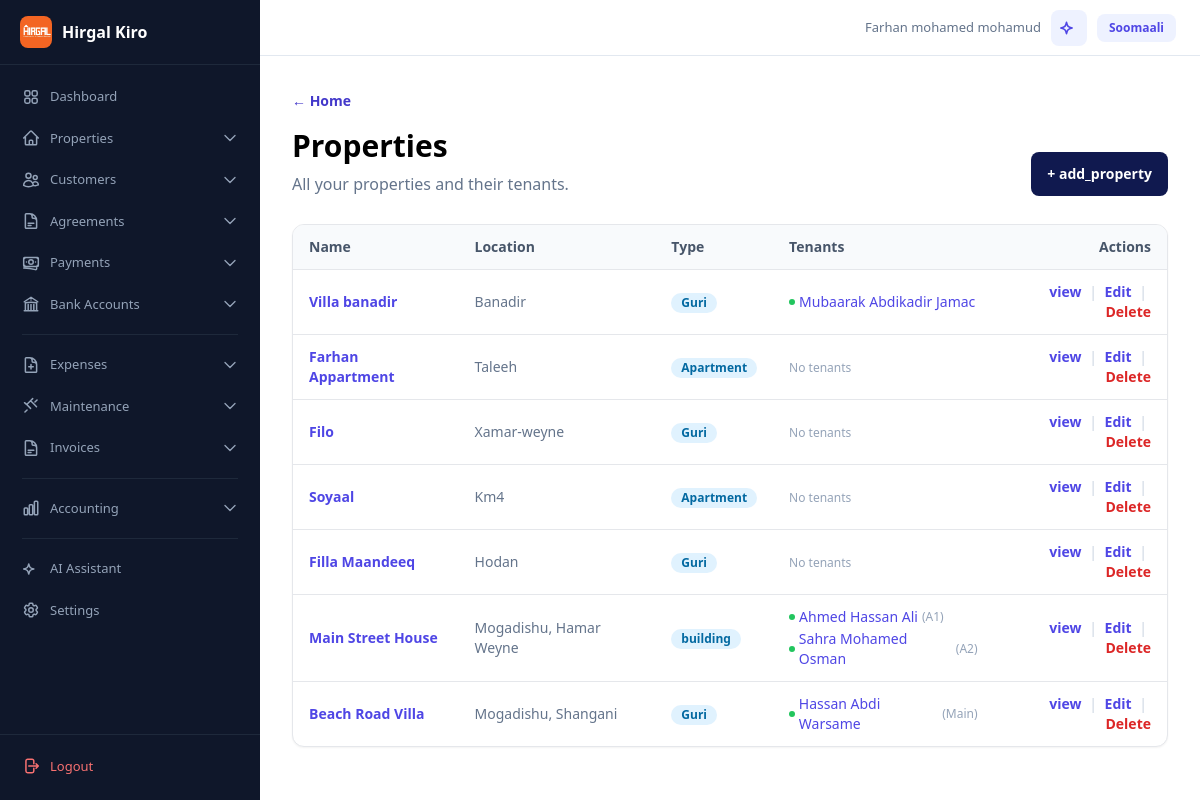
Page /guryaha/ (signed in) on the committed database.
### accounts/models.py (models this page shows, shortened)
class User(AbstractBaseUser, PermissionsMixin):
    username = models.CharField(max_length=50, unique=True)
    phone_number = models.CharField(max_length=20, unique=True)
    full_name = models.CharField("Magaca oo buuxa", max_length=150)
    managed_account = models.ForeignKey(
        "self",
        on_delete=models.SET_NULL,
        null=True,
        blank=True,
        related_name="managed_users",
        verbose_name="Sii gelitaanka akoonka (Managed Account)",
        help_text="Dooro akoonka uu isticmaalahani maamulayo xogtiisa (Tusaale: Farxaan)."
    )
    is_active = models.BooleanField(default=True)
    is_approved = models.BooleanField("La ansixiyay", default=False)
    is_staff = models.BooleanField(default=False)
    date_joined = models.DateTimeField(auto_now_add=True)
    objects = UserManager()
    USERNAME_FIELD = "username"
    REQUIRED_FIELDS = ["phone_number", "full_name"]
    def get_data_owner(self):
        return self.managed_account if self.managed_account_id else self

### properties/models.py (models this page shows, shortened)
class Property(models.Model):
    PROPERTY_TYPES = [("home", "Guri"), ("apartment", "Apartment"), ("commercial", "Ganacsi"), ("mixed", "Isku-dhafan")]
    RESIDENTIAL_STRUCTURES = [("villa", "Filo"), ("multi_floor", "Guri dabaq")]
    owner = models.ForeignKey(settings.AUTH_USER_MODEL, on_delete=models.CASCADE, related_name="properties")
    name = models.CharField("Magaca hantida", max_length=150)
    property_type = models.CharField(max_length=20, choices=PROPERTY_TYPES, default="home")
    residential_structure = models.CharField(max_length=20, choices=RESIDENTIAL_STRUCTURES, default="villa")
    location = models.CharField(max_length=200)
    total_rentable_spaces = models.PositiveIntegerField(default=1)
    cover_image = models.ImageField(upload_to="property_covers/", null=True, blank=True)
    description = models.TextField(blank=True)
    created_at = models.DateTimeField(auto_now_add=True)
    updated_at = models.DateTimeField(auto_now=True)

class Unit(models.Model):
    UNIT_TYPES = [("house", "Guri"), ("apartment", "Apartment"), ("room", "Qol"), ("shop", "Dukaan"), ("office", "Xafiis"), ("other", "Kale")]
    RENTAL_MODES = [("whole_unit", "Guriga oo dhan"), ("individual_rooms", "Qolal gaar-gaar ah")]
    property = models.ForeignKey(Property, on_delete=models.CASCADE, related_name="units")
    floor_number = models.PositiveIntegerField(default=1)
    unit_number = models.CharField(max_length=50)
    unit_type = models.CharField(max_length=20, choices=UNIT_TYPES, default="apartment")
    total_rooms = models.PositiveIntegerField(default=1)
    bathrooms = models.PositiveIntegerField(default=1)
    living_rooms = models.PositiveIntegerField(default=1)
    rental_mode = models.CharField(max_length=20, choices=RENTAL_MODES, default="whole_unit")
    monthly_rent = models.DecimalField(max_digits=10, decimal_places=2, default=0)
    class Meta:
        constraints = [models.UniqueConstraint(fields=["property", "unit_number"], name="unique_unit_per_property")]

### rentals/models.py (models this page shows, shortened)
class RentalAgreement(models.Model):
    AGREEMENT_STATUSES = [("active", "Socda"), ("ended", "Dhammaaday"), ("cancelled", "La baajiyay")]
    RENTAL_SCOPES = [("whole_property", "Hantida oo dhan"), ("partial_property", "Qeyb ka mid ah")]
    tenant = models.ForeignKey(Tenant, on_delete=models.PROTECT, related_name="rental_agreements")
    property = models.ForeignKey(Property, on_delete=models.PROTECT, related_name="rental_agreements", null=True, blank=True)
    unit = models.ForeignKey(Unit, on_delete=models.PROTECT, null=True, blank=True, related_name="rental_agreements")
    room = models.ForeignKey(Room, on_delete=models.PROTECT, null=True, blank=True, related_name="rental_agreements")
    rental_scope = models.CharField(max_length=20, choices=RENTAL_SCOPES, default="whole_property")
    rented_space_count = models.PositiveIntegerField(default=1)
    agreed_monthly_rent = models.DecimalField(max_digits=10, decimal_places=2, default=0)
    start_date = models.DateField()
    end_date = models.DateField(null=True, blank=True)
    monthly_rent = models.DecimalField(max_digits=10, decimal_places=2)
    status = models.CharField(max_length=20, choices=AGREEMENT_STATUSES, default="active")
    notes = models.TextField(blank=True)
    class Meta:
        constraints = [
            models.CheckConstraint(condition=Q(end_date__isnull=True) | Q(end_date__gte=F("start_date")), name="agreement_end_after_start"),
            models.CheckConstraint(condition=Q(property__isnull=False) | Q(unit__isnull=False) | Q(room__isnull=False), name="agreement_has_rentable_space"),
        ]

class Tenant(models.Model):
    TENANT_TYPES = [("person", "Qof ama qoys"), ("business", "Ganacsi")]
    owner = models.ForeignKey(settings.AUTH_USER_MODEL, on_delete=models.CASCADE, related_name="tenants")
    full_name = models.CharField("Magaca qofka ama qoyska", max_length=150)
    tenant_type = models.CharField(max_length=20, choices=TENANT_TYPES, default="person")
    phone_number = models.CharField(max_length=20, blank=True, null=True)
    notes = models.TextField(blank=True)
    created_at = models.DateTimeField(auto_now_add=True)
    updated_at = models.DateTimeField(auto_now=True)
    class Meta:
        constraints = [models.UniqueConstraint(fields=["owner", "phone_number"], condition=~Q(phone_number=""), name="unique_tenant_phone_per_owner")]

### web/views.py (the view, shortened to what this page needs)
# urls.py: path("guryaha/", PropertyListView.as_view(), name="web-properties"),
class PropertyListView(HomeView):
    template_name = "web/property_list.html"
    def get_context_data(self, **kwargs):
        context = super().get_context_data(**kwargs)
        properties = Property.objects.filter(owner=self.request.user.get_data_owner()).prefetch_related("assets")
        for prop in properties:
            prop.active_agreements = prop.rental_agreements.filter(status="active").select_related("tenant", "unit")
        context["properties"] = properties
        return context

### web/context_processors.py (called while the page is built)
def language_context(request):
    lang = request.GET.get("lang") or request.session.get("language", "en")
    if lang not in ("en", "so"):
        lang = "en"
    request.session["language"] = lang
    return {"current_language": lang}

### web/templatetags/i18n_tags.py (called while the page is built)
@register.simple_tag(takes_context=True)
def t(context, key):
    lang = context.get("current_language", "en")
    return get_translation(lang, key)

@register.simple_tag(takes_context=True)
def other_lang(context):
    current = context.get("current_language", "en")
    return "so" if current == "en" else "en"

@register.simple_tag(takes_context=True)
def other_lang_name(context):
    current = context.get("current_language", "en")
    return "Soomaali" if current == "en" else "English"

### web/translations.py (called while the page is built)
def get_translation(lang, key):
    if lang not in TRANSLATIONS:
        lang = "en"
    return TRANSLATIONS[lang].get(key, TRANSLATIONS["en"].get(key, key))

### templates/web/property_list.html (shortened to what this page needs)
{% extends "base.html" %}
{% load i18n_tags %}
{% block content %}
<section class="mb-7 flex items-end justify-between">
    <div>
        <a class="text-sm font-semibold text-indigo-700" href="{% url 'home' %}">← {% t 'home' %}</a>
        <h1 class="mt-4 text-3xl font-bold">{% t 'properties' %}</h1>
        <p class="mt-2 text-slate-500">All your properties and their tenants.</p>
    </div>
    <a class="rounded-lg bg-ink px-4 py-3 text-sm font-bold text-white" href="{% url 'web-property-create' %}">+ {% t 'add_property' %}</a>
</section>
<section class="rounded-xl border bg-white shadow-sm overflow-hidden">
{% if properties %}
<div class="overflow-x-auto">
    <table class="w-full text-left text-sm">
        <thead class="border-b bg-slate-50 text-slate-600">
            <tr>
                <th class="px-4 py-3 font-semibold">Name</th>
                <th class="px-4 py-3 font-semibold">Location</th>
                <th class="px-4 py-3 font-semibold">Type</th>
                <th class="px-4 py-3 font-semibold">Tenants</th>
                <th class="px-4 py-3 font-semibold text-right">Actions</th>
            </tr>
        </thead>
        <tbody class="divide-y">
        {% for property in properties %}
            <tr class="hover:bg-slate-50">
                <td class="px-4 py-3">
                    <a href="{% url 'web-property-detail' property.pk %}" class="font-semibold text-indigo-600 hover:underline">{{ property.name }}</a>
                </td>
                <td class="px-4 py-3 text-slate-500">{{ property.location }}</td>
                <td class="px-4 py-3">
                    <span class="inline-flex items-center rounded-full bg-sky-100 px-2.5 py-0.5 text-xs font-semibold text-sky-700">{{ property.get_property_type_display }}</span>
                </td>
                <td class="px-4 py-3">
                    {% for agreement in property.active_agreements %}
                        {% if forloop.first %}<div class="space-y-0.5">{% endif %}
                        <a href="{% url 'web-tenant-detail' agreement.tenant.pk %}" class="flex items-center gap-1 text-sm text-indigo-600 hover:underline">
                            <span class="w-1.5 h-1.5 rounded-full bg-green-500"></span>
                            {{ agreement.tenant.full_name }}
                            {% if agreement.unit %}<span class="text-xs text-slate-400">({{ agreement.unit.unit_number }})</span>{% endif %}
                        </a>
                        {% if forloop.last %}</div>{% endif %}
                    {% empty %}
                        <span class="text-xs text-slate-400">No tenants</span>
                    {% endfor %}
                </td>
                <td class="px-4 py-3 text-right">
                    <a href="{% url 'web-property-detail' property.pk %}" class="font-semibold text-indigo-600 hover:underline">{% t 'view' %}</a>
                    <span class="mx-1 text-slate-300">|</span>
                    <a href="{% url 'web-property-edit' property.pk %}" class="font-semibold text-indigo-600 hover:underline">{% t 'edit' %}</a>
                    <span class="mx-1 text-slate-300">|</span>
                    <a href="{% url 'web-property-delete' property.pk %}" class="font-semibold text-red-600 hover:underline">{% t 'delete' %}</a>
                </td>
            </tr>
        {% endfor %}
        </tbody>
    </table>
</div>
{% else %}
<div class="p-10 text-center">
    <p class="font-semibold text-slate-700">No properties yet.</p>
    <p class="mt-2 text-sm text-slate-500">Start by adding your first property.</p>
</div>
{% endif %}
</section>
{% endblock %}

### templates/base.html (shortened to what this page needs)
{% load static i18n_tags %}
<!doctype html>
<html lang="{{ current_language }}">
<head>
    <script src="https://cdn.tailwindcss.com"></script>
</head>
<body>
    <div class="app-layout">
        {% if user.is_authenticated %}
        {% include "includes/sidebar.html" %}
        {% endif %}
        <div class="main-content"{% if not user.is_authenticated %} style="margin-left: 0"{% endif %}>
            {% if user.is_authenticated %}
            <div class="topbar no-print">
                <div class="topbar-right">
                    <span class="topbar-user">{{ request.user.full_name|default:request.user.username }}</span>
                    <a href="{% url 'web-chatbot' %}" class="rounded-lg bg-indigo-50 p-2 text-indigo-600 hover:bg-indigo-100" title="AI Assistant">
                    </a>
                    <a href="?lang={% other_lang %}" class="rounded-lg bg-indigo-50 px-3 py-1.5 text-xs font-semibold text-indigo-600 hover:bg-indigo-100">{% other_lang_name %}</a>
                </div>
            </div>
            {% endif %}
            <div class="p-4 md:p-6 lg:p-8">{% block content %}{% endblock %}</div>
        </div>
    </div>
</body>
</html>

### templates/base.html (style rules this page uses)
.app-layout { display: flex; min-height: 100vh; }
.main-content { flex: 1; margin-left: 260px; min-height: 100vh; }
.topbar { display: flex; align-items: center; justify-content: space-between; height: 56px; padding: 0 24px; background: white; border-bottom: 1px solid #e2e8f0; position: sticky; top: 0; z-index: 30; }
.topbar-right { display: flex; align-items: center; gap: 10px; }
.topbar-user { font-size: 13px; color: #64748b; font-weight: 500; }

### rows in the picture
User: user.full_name "Farhan mohamed mohamud"
Property: name "Villa banadir", location "Banadir", property_type "Guri", t "view", t "Edit", t "Delete"
RentalAgreement: tenant.full_name "Mubaarak Abdikadir Jamac"
Property: name "Farhan Appartment", location "Taleeh", property_type "Apartment", t "view", t "Edit", t "Delete"
Property: name "Filo", location "Xamar-weyne", property_type "Guri", t "view", t "Edit", t "Delete"
Property: name "Soyaal", location "Km4", property_type "Apartment", t "view", t "Edit", t "Delete"
Property: name "Filla Maandeeq", location "Hodan", property_type "Guri", t "view", t "Edit", t "Delete"
Property: name "Main Street House", location "Mogadishu, Hamar Weyne", property_type "building", t "view", t "Edit", t "Delete"
RentalAgreement: tenant.full_name "Ahmed Hassan Ali", unit.unit_number "A1"
RentalAgreement: tenant.full_name "Sahra Mohamed Osman", unit.unit_number "A2"
Property: name "Beach Road Villa", location "Mogadishu, Shangani", property_type "Guri", t "view", t "Edit", t "Delete"
RentalAgreement: tenant.full_name "Hassan Abdi Warsame", unit.unit_number "Main"
